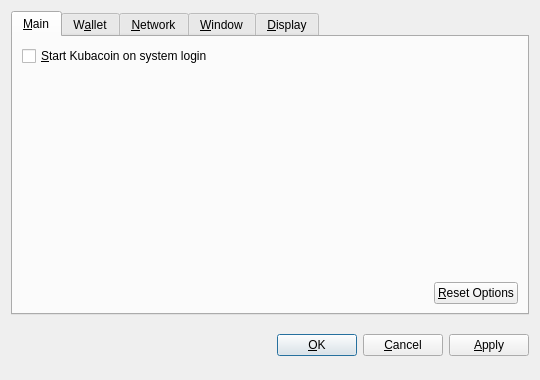
<?xml version="1.0" encoding="UTF-8"?>
<ui version="4.0">
 <class>OptionsDialog</class>
 <widget class="QDialog" name="OptionsDialog">
  <property name="geometry">
   <rect>
    <x>0</x>
    <y>0</y>
    <width>540</width>
    <height>380</height>
   </rect>
  </property>
  <property name="windowTitle">
   <string>Options</string>
  </property>
  <property name="modal">
   <bool>true</bool>
  </property>
  <layout class="QVBoxLayout" name="verticalLayout">
   <item>
    <widget class="QTabWidget" name="tabWidget">
     <property name="tabPosition">
      <enum>QTabWidget::North</enum>
     </property>
     <property name="currentIndex">
      <number>0</number>
     </property>
     <widget class="QWidget" name="tabMain">
      <attribute name="title">
       <string>&amp;Main</string>
      </attribute>
      <layout class="QVBoxLayout" name="verticalLayout_Main">
       <item>
        <widget class="QCheckBox" name="bitcoinAtStartup">
         <property name="toolTip">
          <string>Automatically start Kubacoin after logging in to the system.</string>
         </property>
         <property name="text">
          <string>&amp;Start Kubacoin on system login</string>
         </property>
        </widget>
       </item>
       <item>
        <spacer name="verticalSpacer_Main">
         <property name="orientation">
          <enum>Qt::Vertical</enum>
         </property>
         <property name="sizeHint" stdset="0">
          <size>
           <width>20</width>
           <height>40</height>
          </size>
         </property>
        </spacer>
       </item>
       <item>
        <layout class="QHBoxLayout" name="horizontalLayout_2_Main">
         <item>
          <spacer name="horizontalSpacer_2_Main">
           <property name="orientation">
            <enum>Qt::Horizontal</enum>
           </property>
           <property name="sizeHint" stdset="0">
            <size>
             <width>40</width>
             <height>20</height>
            </size>
           </property>
          </spacer>
         </item>
         <item>
          <widget class="QPushButton" name="resetButton">
           <property name="toolTip">
            <string>Reset all client options to default.</string>
           </property>
           <property name="text">
            <string>&amp;Reset Options</string>
           </property>
           <property name="autoDefault">
            <bool>false</bool>
           </property>
          </widget>
         </item>
        </layout>
       </item>
      </layout>
     </widget>
     <widget class="QWidget" name="tabWallet">
      <attribute name="title">
       <string>W&amp;allet</string>
      </attribute>
      <layout class="QVBoxLayout" name="verticalLayout_Network">
       <item>
        <widget class="QLabel" name="transactionFeeInfoLabel">
         <property name="text">
          <string>Optional transaction fee per kB that helps make sure your transactions are processed quickly. Most transactions are 1 kB.</string>
         </property>
         <property name="textFormat">
          <enum>Qt::PlainText</enum>
         </property>
         <property name="wordWrap">
          <bool>true</bool>
         </property>
        </widget>
       </item>
       <item>
        <layout class="QHBoxLayout" name="horizontalLayout_1_Main">
         <item>
          <widget class="QLabel" name="transactionFeeLabel">
           <property name="text">
            <string>Pay transaction &amp;fee</string>
           </property>
           <property name="textFormat">
            <enum>Qt::PlainText</enum>
           </property>
           <property name="buddy">
            <cstring>transactionFee</cstring>
           </property>
          </widget>
         </item>
         <item>
          <widget class="BitcoinAmountField" name="transactionFee"/>
         </item>
         <item>
          <spacer name="horizontalSpacer_1_Main">
           <property name="orientation">
            <enum>Qt::Horizontal</enum>
           </property>
           <property name="sizeHint" stdset="0">
            <size>
             <width>40</width>
             <height>20</height>
            </size>
           </property>
          </spacer>
         </item>
        </layout>
       </item>
       <item>
        <widget class="QLabel" name="label">
         <property name="text">
          <string>If you disable the spending of unconfirmed change, the change from a transaction cannot be used until that transaction has at least one confirmation. This also affects how your balance is computed.</string>
         </property>
         <property name="wordWrap">
          <bool>true</bool>
         </property>
        </widget>
       </item>
       <item>
        <widget class="QCheckBox" name="spendZeroConfChange">
         <property name="text">
          <string>Spend unconfirmed change  (experts only)</string>
         </property>
        </widget>
       </item>
       <item>
        <spacer name="verticalSpacer">
         <property name="orientation">
          <enum>Qt::Vertical</enum>
         </property>
         <property name="sizeHint" stdset="0">
          <size>
           <width>20</width>
           <height>40</height>
          </size>
         </property>
        </spacer>
       </item>
      </layout>
     </widget>
     <widget class="QWidget" name="tabNetwork">
      <attribute name="title">
       <string>&amp;Network</string>
      </attribute>
      <layout class="QVBoxLayout" name="verticalLayout_Network">
       <item>
        <widget class="QCheckBox" name="mapPortUpnp">
         <property name="toolTip">
          <string>Automatically open the Kubacoin client port on the router. This only works when your router supports UPnP and it is enabled.</string>
         </property>
         <property name="text">
          <string>Map port using &amp;UPnP</string>
         </property>
        </widget>
       </item>
       <item>
        <widget class="QCheckBox" name="connectSocks">
         <property name="toolTip">
          <string>Connect to the Kubacoin network through a SOCKS proxy (e.g. when connecting through Tor).</string>
         </property>
         <property name="text">
          <string>&amp;Connect through SOCKS proxy:</string>
         </property>
        </widget>
       </item>
       <item>
        <layout class="QHBoxLayout" name="horizontalLayout_Network">
         <item>
          <widget class="QLabel" name="proxyIpLabel">
           <property name="text">
            <string>Proxy &amp;IP:</string>
           </property>
           <property name="textFormat">
            <enum>Qt::PlainText</enum>
           </property>
           <property name="buddy">
            <cstring>proxyIp</cstring>
           </property>
          </widget>
         </item>
         <item>
          <widget class="QValidatedLineEdit" name="proxyIp">
           <property name="maximumSize">
            <size>
             <width>140</width>
             <height>16777215</height>
            </size>
           </property>
           <property name="toolTip">
            <string>IP address of the proxy (e.g. 127.0.0.1)</string>
           </property>
          </widget>
         </item>
         <item>
          <widget class="QLabel" name="proxyPortLabel">
           <property name="text">
            <string>&amp;Port:</string>
           </property>
           <property name="textFormat">
            <enum>Qt::PlainText</enum>
           </property>
           <property name="buddy">
            <cstring>proxyPort</cstring>
           </property>
          </widget>
         </item>
         <item>
          <widget class="QLineEdit" name="proxyPort">
           <property name="maximumSize">
            <size>
             <width>55</width>
             <height>16777215</height>
            </size>
           </property>
           <property name="toolTip">
            <string>Port of the proxy (e.g. 9050)</string>
           </property>
          </widget>
         </item>
         <item>
          <widget class="QLabel" name="socksVersionLabel">
           <property name="text">
            <string>SOCKS &amp;Version:</string>
           </property>
           <property name="textFormat">
            <enum>Qt::PlainText</enum>
           </property>
           <property name="buddy">
            <cstring>socksVersion</cstring>
           </property>
          </widget>
         </item>
         <item>
          <widget class="QValueComboBox" name="socksVersion">
           <property name="toolTip">
            <string>SOCKS version of the proxy (e.g. 5)</string>
           </property>
          </widget>
         </item>
         <item>
          <spacer name="horizontalSpacer_Network">
           <property name="orientation">
            <enum>Qt::Horizontal</enum>
           </property>
           <property name="sizeHint" stdset="0">
            <size>
             <width>40</width>
             <height>20</height>
            </size>
           </property>
          </spacer>
         </item>
        </layout>
       </item>
       <item>
        <spacer name="verticalSpacer_Network">
         <property name="orientation">
          <enum>Qt::Vertical</enum>
         </property>
         <property name="sizeHint" stdset="0">
          <size>
           <width>20</width>
           <height>40</height>
          </size>
         </property>
        </spacer>
       </item>
      </layout>
     </widget>
     <widget class="QWidget" name="tabWindow">
      <attribute name="title">
       <string>&amp;Window</string>
      </attribute>
      <layout class="QVBoxLayout" name="verticalLayout_Window">
       <item>
        <widget class="QCheckBox" name="minimizeToTray">
         <property name="toolTip">
          <string>Show only a tray icon after minimizing the window.</string>
         </property>
         <property name="text">
          <string>&amp;Minimize to the tray instead of the taskbar</string>
         </property>
        </widget>
       </item>
       <item>
        <widget class="QCheckBox" name="minimizeOnClose">
         <property name="toolTip">
          <string>Minimize instead of exit the application when the window is closed. When this option is enabled, the application will be closed only after selecting Quit in the menu.</string>
         </property>
         <property name="text">
          <string>M&amp;inimize on close</string>
         </property>
        </widget>
       </item>
       <item>
        <spacer name="verticalSpacer_Window">
         <property name="orientation">
          <enum>Qt::Vertical</enum>
         </property>
         <property name="sizeHint" stdset="0">
          <size>
           <width>20</width>
           <height>40</height>
          </size>
         </property>
        </spacer>
       </item>
      </layout>
     </widget>
     <widget class="QWidget" name="tabDisplay">
      <attribute name="title">
       <string>&amp;Display</string>
      </attribute>
      <layout class="QVBoxLayout" name="verticalLayout_Display">
       <item>
        <layout class="QHBoxLayout" name="horizontalLayout_1_Display">
         <item>
          <widget class="QLabel" name="langLabel">
           <property name="text">
            <string>User Interface &amp;language:</string>
           </property>
           <property name="textFormat">
            <enum>Qt::PlainText</enum>
           </property>
           <property name="buddy">
            <cstring>lang</cstring>
           </property>
          </widget>
         </item>
         <item>
          <widget class="QValueComboBox" name="lang">
           <property name="toolTip">
            <string>The user interface language can be set here. This setting will take effect after restarting Kubacoin.</string>
           </property>
          </widget>
         </item>
        </layout>
       </item>
       <item>
        <layout class="QHBoxLayout" name="horizontalLayout_2_Display">
         <item>
          <widget class="QLabel" name="unitLabel">
           <property name="text">
            <string>&amp;Unit to show amounts in:</string>
           </property>
           <property name="textFormat">
            <enum>Qt::PlainText</enum>
           </property>
           <property name="buddy">
            <cstring>unit</cstring>
           </property>
          </widget>
         </item>
         <item>
          <widget class="QValueComboBox" name="unit">
           <property name="toolTip">
            <string>Choose the default subdivision unit to show in the interface and when sending coins.</string>
           </property>
          </widget>
         </item>
        </layout>
       </item>
       <item>
        <widget class="QCheckBox" name="displayAddresses">
         <property name="toolTip">
          <string>Whether to show Kubacoin addresses in the transaction list or not.</string>
         </property>
         <property name="text">
          <string>&amp;Display addresses in transaction list</string>
         </property>
        </widget>
       </item>
       <item>
        <widget class="QCheckBox" name="coinControlFeatures">
         <property name="toolTip">
          <string>Whether to show coin control features or not.</string>
         </property>
         <property name="text">
          <string>Display coin &amp;control features (experts only!)</string>
         </property>
        </widget>
       </item>
       <item>
        <spacer name="verticalSpacer_Display">
         <property name="orientation">
          <enum>Qt::Vertical</enum>
         </property>
         <property name="sizeHint" stdset="0">
          <size>
           <width>20</width>
           <height>40</height>
          </size>
         </property>
        </spacer>
       </item>
      </layout>
     </widget>
    </widget>
   </item>
   <item>
    <layout class="QHBoxLayout" name="horizontalLayout_Buttons">
     <item>
      <spacer name="horizontalSpacer_1">
       <property name="orientation">
        <enum>Qt::Horizontal</enum>
       </property>
       <property name="sizeHint" stdset="0">
        <size>
         <width>40</width>
         <height>48</height>
        </size>
       </property>
      </spacer>
     </item>
     <item>
      <widget class="QLabel" name="statusLabel">
       <property name="font">
        <font>
         <weight>75</weight>
         <bold>true</bold>
        </font>
       </property>
       <property name="text">
        <string/>
       </property>
       <property name="textFormat">
        <enum>Qt::PlainText</enum>
       </property>
       <property name="wordWrap">
        <bool>true</bool>
       </property>
      </widget>
     </item>
     <item>
      <spacer name="horizontalSpacer_2">
       <property name="orientation">
        <enum>Qt::Horizontal</enum>
       </property>
       <property name="sizeHint" stdset="0">
        <size>
         <width>40</width>
         <height>48</height>
        </size>
       </property>
      </spacer>
     </item>
     <item>
      <widget class="QPushButton" name="okButton">
       <property name="text">
        <string>&amp;OK</string>
       </property>
      </widget>
     </item>
     <item>
      <widget class="QPushButton" name="cancelButton">
       <property name="text">
        <string>&amp;Cancel</string>
       </property>
       <property name="autoDefault">
        <bool>false</bool>
       </property>
      </widget>
     </item>
     <item>
      <widget class="QPushButton" name="applyButton">
       <property name="text">
        <string>&amp;Apply</string>
       </property>
       <property name="autoDefault">
        <bool>false</bool>
       </property>
      </widget>
     </item>
    </layout>
   </item>
  </layout>
 </widget>
 <customwidgets>
  <customwidget>
   <class>BitcoinAmountField</class>
   <extends>QSpinBox</extends>
   <header>bitcoinamountfield.h</header>
  </customwidget>
  <customwidget>
   <class>QValueComboBox</class>
   <extends>QComboBox</extends>
   <header>qvaluecombobox.h</header>
  </customwidget>
  <customwidget>
   <class>QValidatedLineEdit</class>
   <extends>QLineEdit</extends>
   <header>qvalidatedlineedit.h</header>
  </customwidget>
 </customwidgets>
 <resources/>
 <connections/>
</ui>
